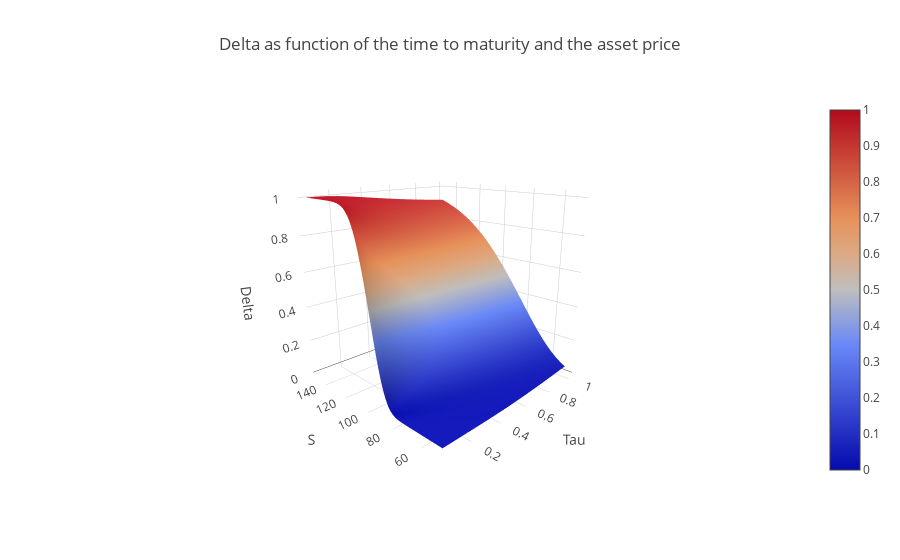

The notebook cell this image was saved under:
### Code cell
layout = go.Layout(title='Delta as function of the time to maturity and the asset price', 
                   scene = dict(xaxis_title = 'Tau', yaxis_title = 'S', zaxis_title = 'Delta', 
                                camera_eye = dict(x=-1.6, y=-1.6, z=0.7)))

fig = go.Figure(data=[go.Surface(z=Delta, x=Tau_grid, y=S_grid)], layout=layout)

iplot(fig)

plot(fig, filename='Delta.html')

### Figure 1 — Plotly figure (JSON) as saved in the notebook; plotly's stock layout.template omitted (floating-point values rounded to 4 significant figures; data arrays with more than 128 entries replaced by an {"elided": "..."} marker saying what was removed)
{"data": [{"type": "surface", "uid": "0ff24e8c-001e-4fb6-9f50-bc2f8e87c8c8", "x": [0.05, 0.0661, 0.0822, 0.09831, 0.1144, 0.1305, 0.1466, 0.1627, 0.1788, 0.1949, 0.211, 0.2271, 0.2432, 0.2593, 0.2754, 0.2915, 0.3076, 0.3237, 0.3398, 0.3559, 0.372, 0.3881, 0.4042, 0.4203, 0.4364, 0.4525, 0.4686, 0.4847, 0.5008, 0.5169, 0.5331, 0.5492, 0.5653, 0.5814, 0.5975, 0.6136, 0.6297, 0.6458, 0.6619, 0.678, 0.6941, 0.7102, 0.7263, 0.7424, 0.7585, 0.7746, 0.7907, 0.8068, 0.8229, 0.839, 0.8551, 0.8712, 0.8873, 0.9034, 0.9195, 0.9356, 0.9517, 0.9678, 0.9839, 1.0], "y": [50, 51.69, 53.39, 55.08, 56.78, 58.47, 60.17, 61.86, 63.56, 65.25, 66.95, 68.64, 70.34, 72.03, 73.73, 75.42, 77.12, 78.81, 80.51, 82.2, 83.9, 85.59, 87.29, 88.98, 90.68, 92.37, 94.07, 95.76, 97.46, 99.15, 100.8, 102.5, 104.2, 105.9, 107.6, 109.3, 111.0, 112.7, 114.4, 116.1, 117.8, 119.5, 121.2, 122.9, 124.6, 126.3, 128.0, 129.7, 131.4, 133.1, 134.7, 136.4, 138.1, 139.8, 141.5, 143.2, 144.9, 146.6, 148.3, 150.0], "z": {"elided": "60x60 float values"}}], "layout": {"scene": {"camera": {"eye": {"x": -1.6, "y": -1.6, "z": 0.7}}, "xaxis": {"title": {"text": "Tau"}}, "yaxis": {"title": {"text": "S"}}, "zaxis": {"title": {"text": "Delta"}}}, "title": {"text": "Delta as function of the time to maturity and the asset price"}}}
